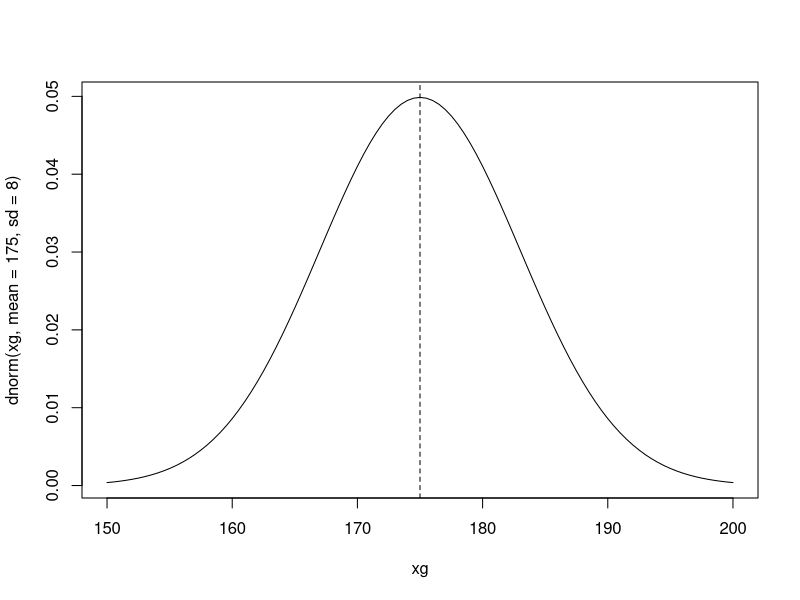

Generate this figure with R:
## ---- chunk 1
xg<-seq(150,200,by=0.5)
plot(xg,dnorm(xg,mean=175,sd=8),type='l')
abline(v=175,lty=2)
